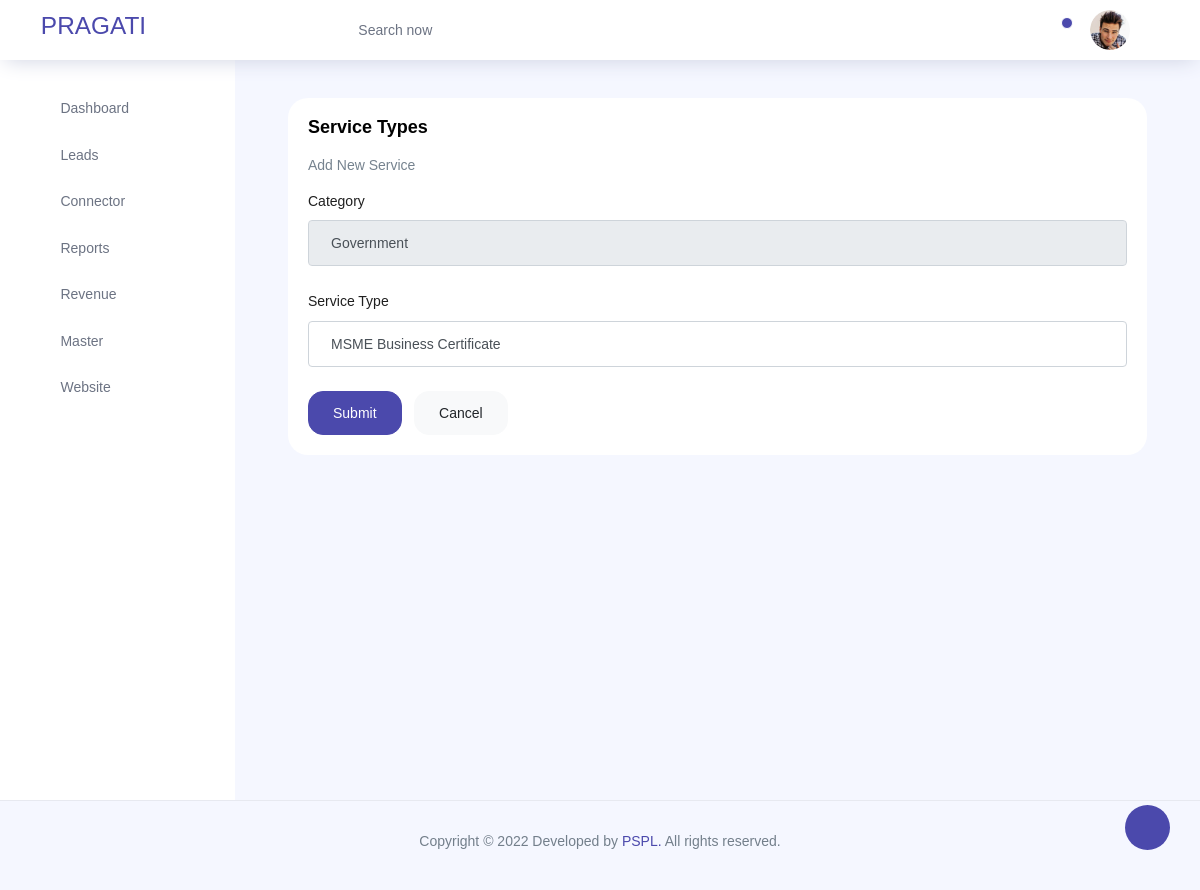
The page /lead/lead/edit_ser_type/4 on the database as committed earlier.
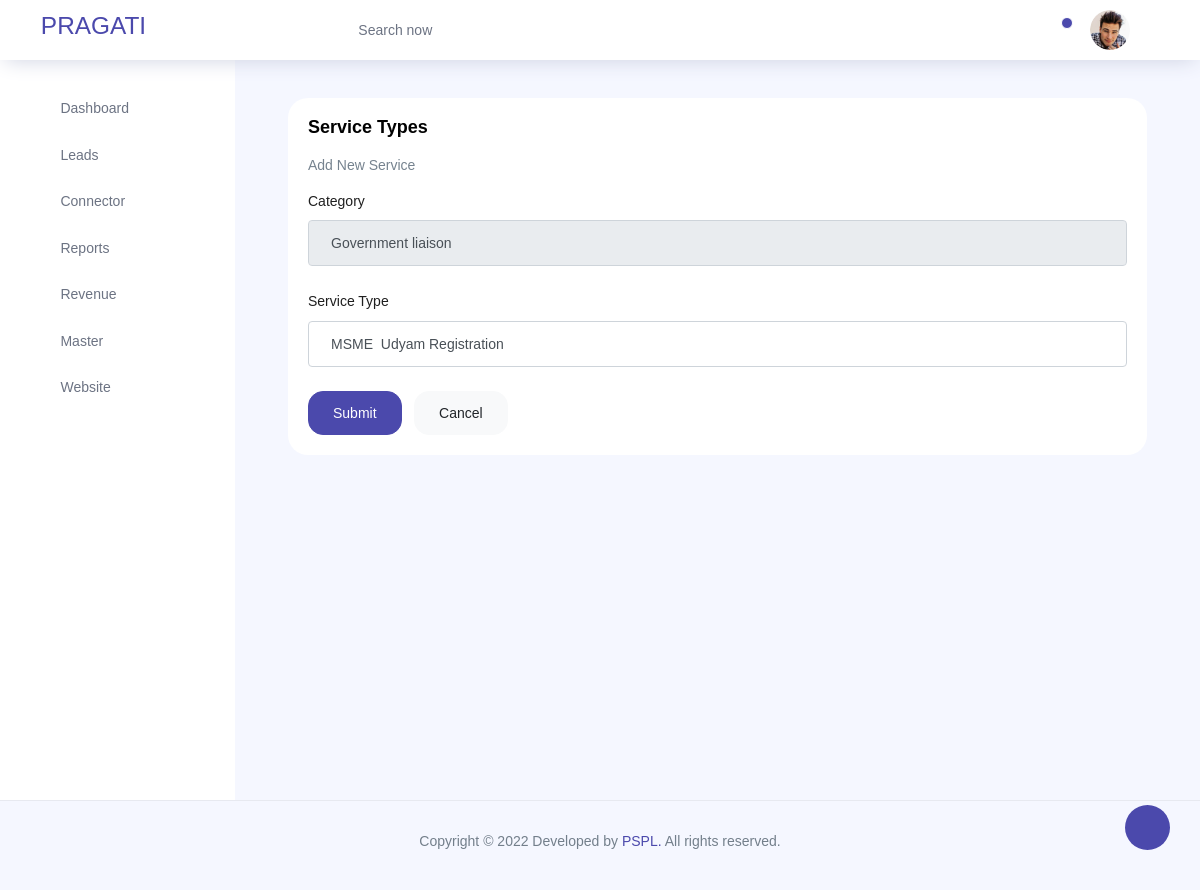
The same page on the database as committed later.
### lead/models.py (models this page shows, shortened)
class Service_types(models.Model): #city
    category=models.ForeignKey(Category, verbose_name="category", on_delete=models.CASCADE, related_name='services')
    name=models.CharField(max_length=100,unique=True)

class Category(models.Model): #country
    cat_id=models.CharField(max_length=100)
    name=models.CharField(max_length=100,unique=True)
    image=models.CharField(max_length=100)
    def __str__(self):
        return self.name

### lead/views.py (the view)
# urls.py: path('lead/edit_ser_type/<int:id>',views.edit_ser_type,name="edit_ser_type"),
def edit_ser_type(request,id):
    editsertype=Service_types.objects.get(id=id)
    return render(request,'edit_ser_type.html',{'editsertype':editsertype})

### templates/edit_ser_type.html (shortened to what this page needs)
{% extends 'base.html' %}
{% load static  %}
{% block content %}
{%load crispy_forms_filters%}
<div class="col-12 grid-margin stretch-card">
    <div class="card">
      <div class="card-body">
        <h4 class="card-title">Service Types</h4>
        <p class="card-description">
          Add New Service
        </p>
        <form action="{% url 'lead:update_ser_type' editsertype.pk %}" method="post" >
            <div class="form-group">
                <label for="id_category">Category</label>
                <input type="text" class="form-control" name="category" value="{{editsertype.category }}" readonly required id="id_category" placeholder="Name">
              </div>
            <div class="form-group">
                    <label for="id_name">Service Type</label>
                    <input type="text" class="form-control" name="name" autocomplete="off"  value="{{editsertype.name }}"  required id="id_name" placeholder="Name">
                  </div>
          <button type="submit" class="btn btn-primary mr-2">Submit</button>
          <a href="{% url 'lead:view_ser_type' %}"  class="btn btn-light">Cancel</a>
        </form>
      </div>
    </div>
  </div>
  {%endblock%}

Rows that differ between the two databases and show on the page:
changed Service_types: category "Government" → "Government liaison"; name "MSME Business Certificate" → "MSME Udyam Registration"
